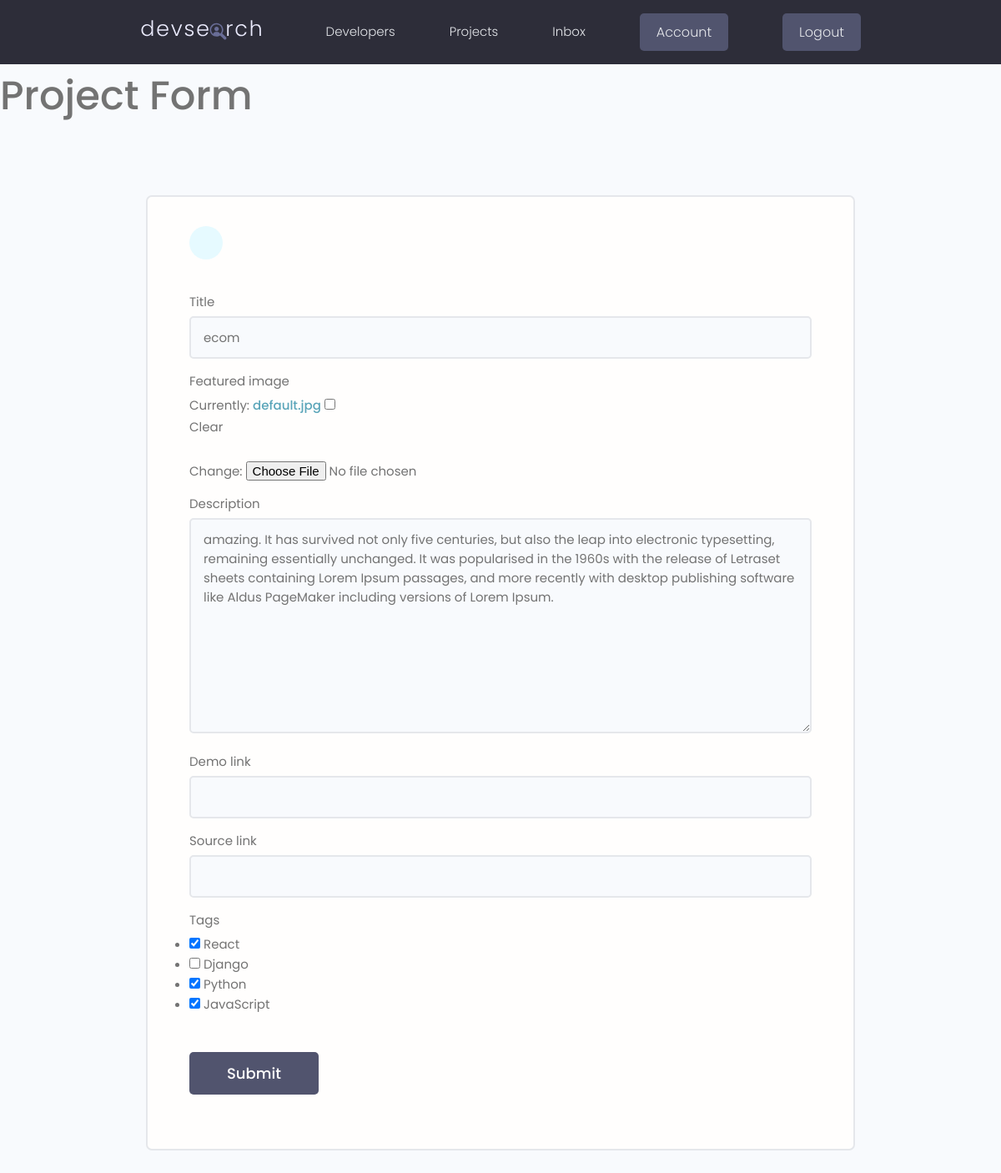
The page /projects/update-project/6d1e3447-7b54-413a-aeeb-9e08cf7d36dc/ (signed in) on the database as committed earlier.
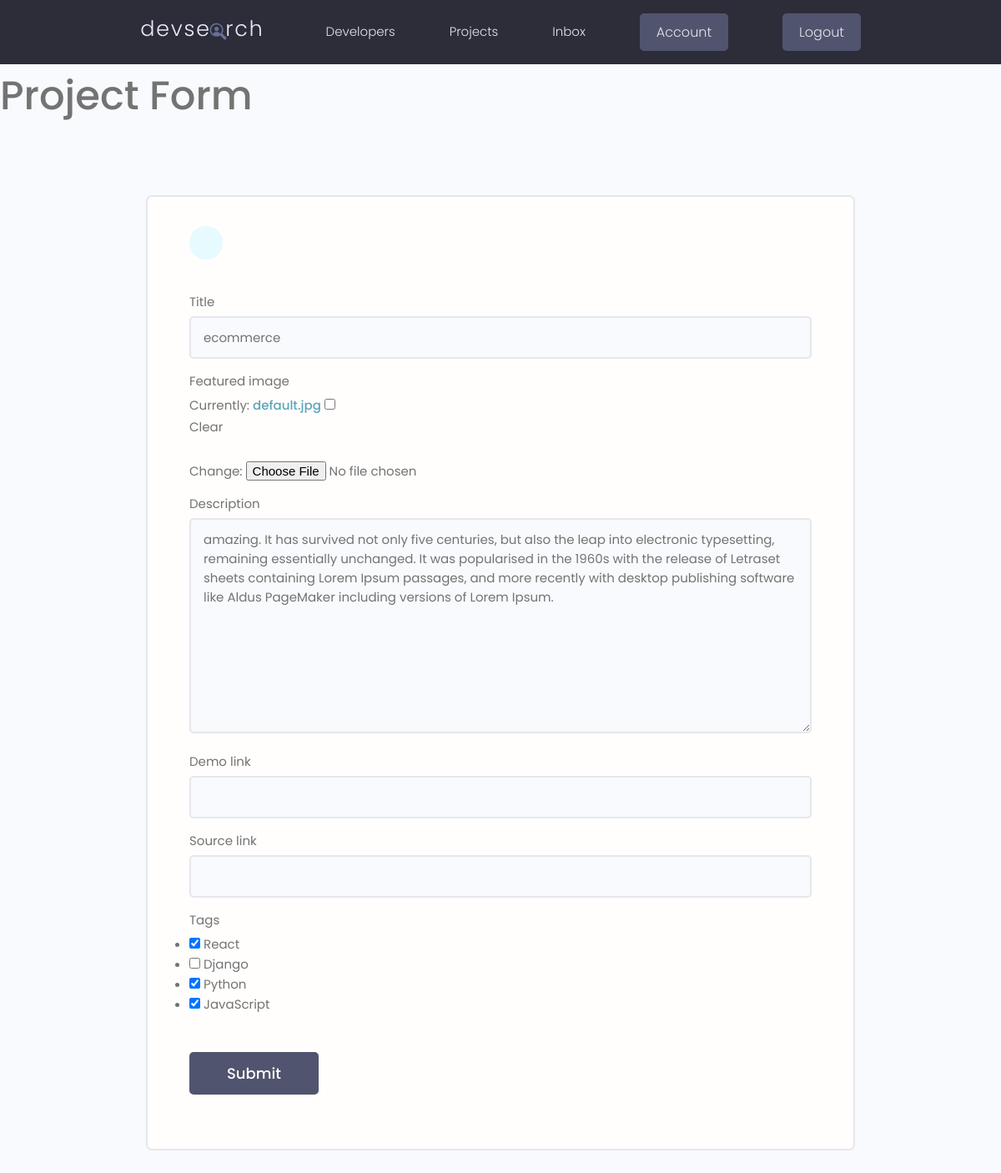
The same page on the database as committed later.
### projects/models.py (models this page shows, shortened)
class Project(models.Model):
    owner = models.ForeignKey(Profile, null=True, blank=True, on_delete=models.SET_NULL)
    title = models.CharField(max_length=200)
    description = models.TextField(null=True, blank=True)
    featured_image = models.ImageField(null=True, blank=True, default="default.jpg")
    demo_link = models.CharField(max_length=2000, null=True, blank=True)
    source_link = models.CharField(max_length=2000,null=True, blank=True)
    tags = models.ManyToManyField('Tag', blank=True)
    vote_total = models.IntegerField(default=0, null=True, blank=True)
    vote_ratio = models.IntegerField(default=0, null=True, blank=True)
    created = models.DateTimeField(auto_now_add=True)
    id = models.UUIDField(default=uuid.uuid4, unique=True, primary_key=True, editable=False)
    class Meta:
        ordering = ['-vote_ratio', '-vote_total', 'title']

### projects/views.py (the view)
# urls.py: path('update-project/<str:pk>/', views.updateProject, name="update-project"),
@login_required(login_url="login")
def updateProject(request, pk):
    profile = request.user.profile
    project = profile.project_set.get(id=pk)
    form = ProjectForm(instance=project)
    if request.method == 'POST':
        form = ProjectForm(request.POST, request.FILES, instance=project)
        if form.is_valid():
            form.save()
            return redirect('account')
    context = {'form': form}
    return render(request, "projects/project_form.html", context)

### projects/forms.py
class ProjectForm(ModelForm):
    class Meta:
        model = Project
        fields = ['title', 'featured_image', 'description', 'demo_link', 'source_link', 'tags']
        widgets = {
            'tags': forms.CheckboxSelectMultiple(),
        }
    def __init__(self, *args, **kwargs):
        super(ProjectForm, self).__init__(*args, **kwargs)
        for name, field in self.fields.items():
            field.widget.attrs.update({'class': 'input'})

### projects/models.py (called while the page is built)
    def __str__(self):
        return self.name

### projects/templates/projects/project_form.html (shortened to what this page needs)
{% extends 'main.html' %}
{% block content %}
<h1>Project Form</h1>
<main class="formPage my-xl">
    <div class="content-box">
        <div class="formWrapper">
            <a class="backButton" href="#"></a>
            <br>
            <form class="form" method="POST" enctype="multipart/form-data">
                {% for field in form %}
                <div class="form__field">
                    <label for="formInput#text">{{field.label}} </label>
                    {{field}}
                </div>
                {% endfor %}
                <input class="btn btn--sub btn--lg  my-md" type="submit" value="Submit" />
            </form>
        </div>
    </div>
</main>
{% endblock %}

Rows that differ between the two databases and show on the page:
changed Project: title "ecom" → "ecommerce"
